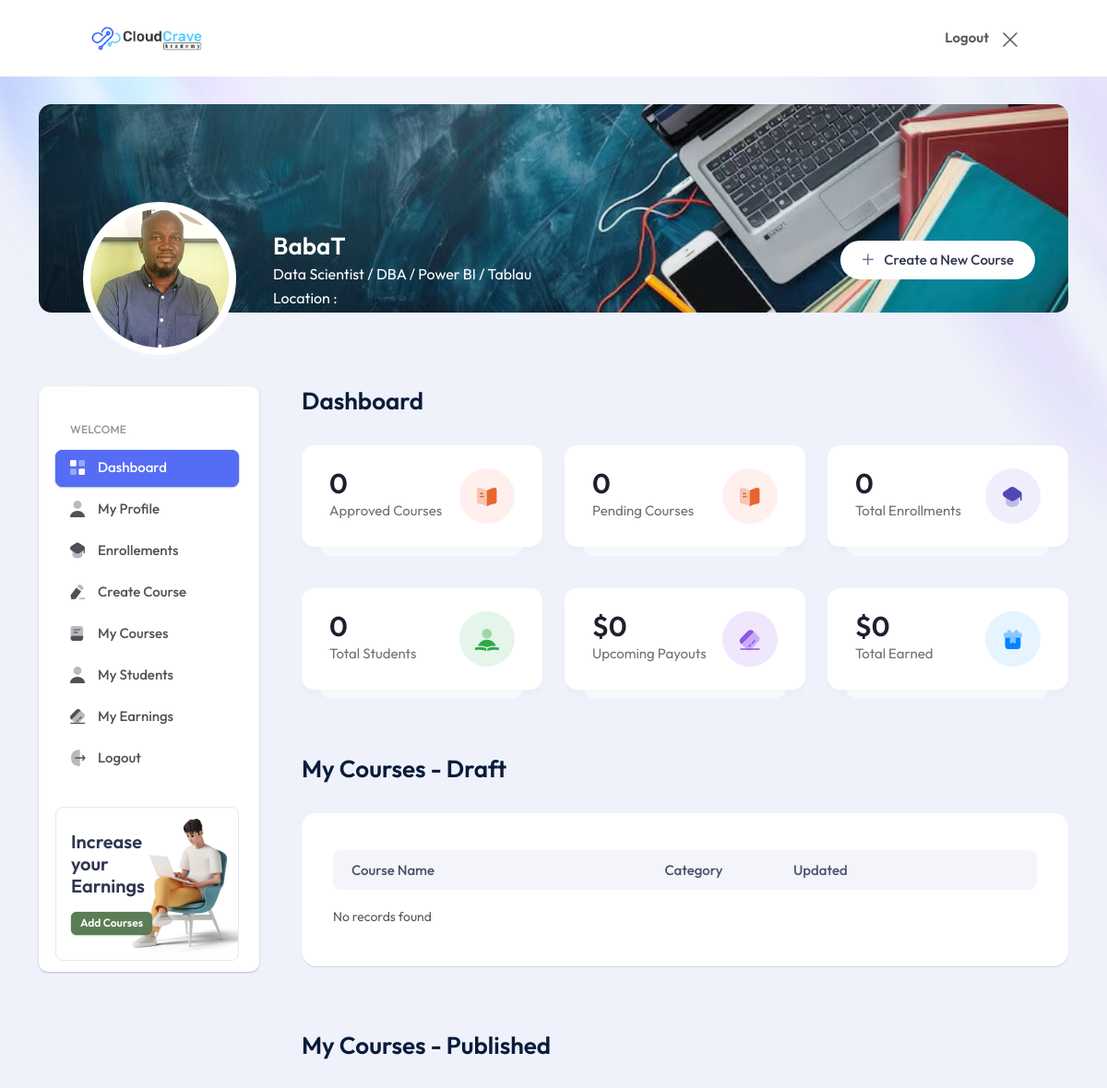
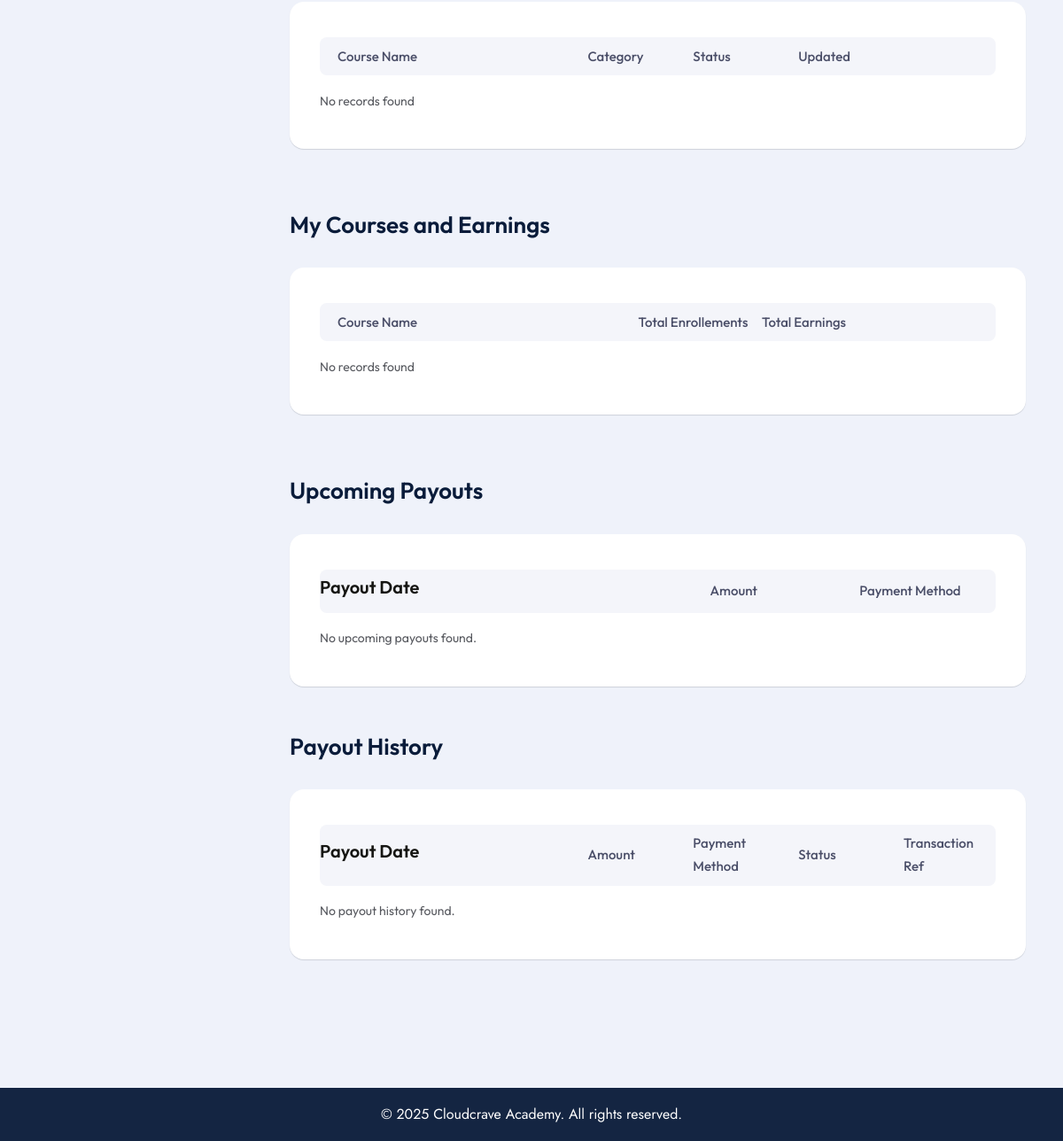
Screenshot of /instructor_dashboard.php (signed in) with the database file from the repository (2 pictures, top to bottom).
### tables this page shows
CREATE TABLE `instructors` (
  `instructor_id` int(11) NOT NULL,
  `instructor_name` varchar(255) NOT NULL,
  `bio` text DEFAULT NULL,
  `current_role` varchar(225) DEFAULT NULL,
  `profile_picture` varchar(255) DEFAULT NULL,
  `created_at` timestamp NOT NULL DEFAULT current_timestamp(),
  `gender` varchar(50) DEFAULT NULL,
  `location` varchar(255) DEFAULT NULL,
  `status` enum('pending','approved','rejected') DEFAULT 'pending',
  `email` varchar(255) NOT NULL,
  `password` varchar(255) NOT NULL,
  `phone_number` varchar(20) DEFAULT NULL,
  `bank_account_details` varchar(225) DEFAULT NULL
);

### instructor_dashboard.php (the view, shortened to what this page needs)
<!doctype html>
<html class="no-js" lang="zxx">
<head>
   <link rel="stylesheet" href="assets/css/bootstrap.css">
   <link rel="stylesheet" href="assets/css/animate.css">
   <link rel="stylesheet" href="assets/css/swiper-bundle.css">
   <link rel="stylesheet" href="assets/css/slick.css">
   <link rel="stylesheet" href="assets/css/magnific-popup.css">
   <link rel="stylesheet" href="assets/css/flatpickr.min.css">
   <link rel="stylesheet" href="assets/css/font-awesome-pro.css">
   <link rel="stylesheet" href="assets/css/spacing.css">
   <link rel="stylesheet" href="assets/css/main.css">
</head>
   <body>
       <header class="header-area">
         <div class="tp-header-2 tp-header-new-course">
            <div class="container-fluid">
               <div class="row align-items-center">
                  <div class="col-2">
                     <div class="tp-header-2-right d-flex align-items-center">
                        <div class="logo tp-header-logo">
                           <a href="index.html">
                              <img src="assets/img/logo/logo-black.png" alt="logo">
                           </a>
                        </div>
                     </div>
                  </div>
                  <div class="col-10">
                     <div class="tp-header-new-course-right d-flex justify-content-end">
                        <div class="tp-header-new-course-option d-none d-sm-block">
                           <a class="draft" href="logout.php">Logout</a>
                       </div>
                        <span>
                           <a href="logout.php"></a>
                        </span>
                     </div>
                  </div>
               </div>
            </div>
         </div>
      </header>
      <main class="tp-dashboard-body-bg">
   <?php
include_once 'connect.php';
$instructor_id = $_SESSION['instructor_id'];
$query = "SELECT * FROM instructors WHERE instructor_id = $instructor_id";
$result = $conn->query($query);
if ($result && $result->num_rows > 0) {
    $instructor = $result->fetch_assoc();
    $instructor_name = $instructor['instructor_name'];
    $location = $instructor['location'];
    $profile_picture = $instructor['profile_picture'];
    $role = $instructor['current_role'];
} else {
    $instructor_name = "Unknown Instructor";
    $location = "Not Assigned";
    $profile_picture = "default.jpg";
}
?>
         <section class="tp-dashboard-banner-wrap">
            <div class="tp-dashboard-banner-shape"><img src="assets/img/dashboard/bg/dashboard-bg-shape-1.jpg" alt=""></div>
            <div class="container">
               <div class="row">
                  <div class="col-lg-12">
                     <div class="tp-dashboard-banner-bg mt-30" data-background="assets/img/dashboard/bg/dashboard-bg-1.jpg">
                        <div class="tp-instructor-wrap d-flex justify-content-between">
                           <div class="tp-instructor-info d-flex">
                              <div class="tp-instructor-avatar">
                                 <img src="assets/uploads/instructors/<?php echo $profile_picture; ?>" alt=""  class="circular-image" width=120>
                              </div>
                              <div class="tp-instructor-content">
                                 <h4 class="tp-instructor-title"><?php echo $instructor_name; ?>  </h4>
                                 <div class="tp-instructor-rate  d-flex align-items-center">
                                    <span> <?php echo htmlspecialchars($role); ?> </span>
                                 </div>
                                 <div class="tp-instructor-rate  d-flex align-items-center">
                                    <span>Location : <?php echo htmlspecialchars($location); ?>  </span>
                                 </div>
                              </div>
                           </div>
                           <div class="tp-instructor-course-btn">
                              <a class="tp-btn-add-course" href="create_course.php"><i class="fa-regular fa-plus"></i> Create a New Course</a>
                           </div>
                        </div>
                     </div>
                  </div>
               </div>
            </div>
         </section>
         <section class="tpd-main pb-75">
            <div class="container">
               <div class="row">
                  <div class="col-lg-3">
                     <?php
         require_once 'instructor_menu.php';
                          ?>
                  </div>
                  <div class="col-lg-9">
                     <div class="tpd-content-layout">
                        <?php
         require_once 'instructor_numbers.php';
                          ?>
                        <?php
                        require_once'in_courses.php';
                        ?>
                        <?php
                        require_once'earnings.php';
                        ?>
                     </div>
                  </div>
               </div>
            </div>
         </section>
      </main>
       <footer>
        <div class="tp-footer-bottom tpd-dashboard-footer-bottom">
           <div class="container">
              <div class="row">
                 <div class="col-lg-12">
                    <div class="tp-footer-copyright text-center">
                       <span>© <?php echo date("Y"); ?> <a href="#">Cloudcrave Academy</a>. All rights reserved.</span>
                    </div>
                 </div>
              </div>
           </div>
        </div>
     </footer>
   </body>
</html>

### assets/css/spacing.css (style rules this page uses)
.mt-30 { margin-top:30px }
.pb-75 { padding-bottom:75px }

### rows the page displays
instructors: profile_picture (picture), instructor_name "BabaT", current_role "Data Scientist / DBA / Power BI / Tablau"

### other values shown
$approvedCount "0"
$publishedCount "0"
$totalEnrollments "0"
$totalStudents "0"
$upcomingTotal "0"
$totalEarned "0"
